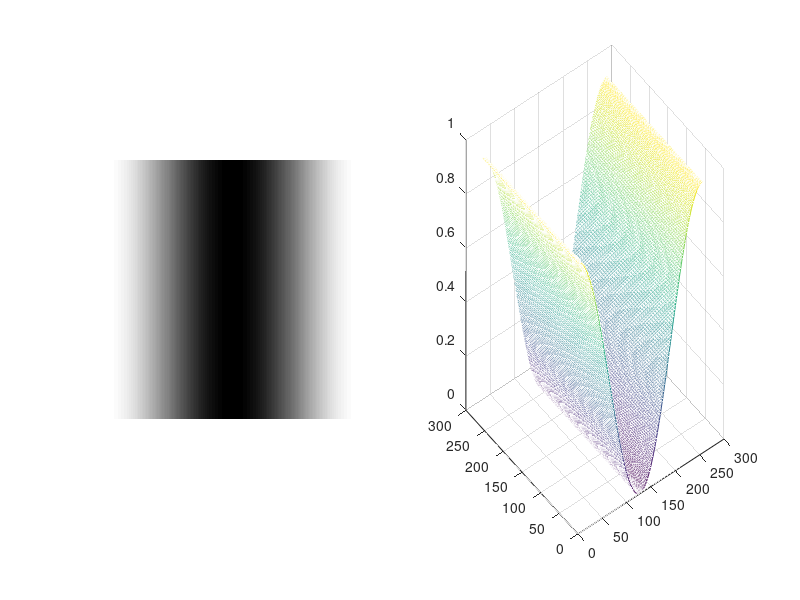

Here is the MATLAB script that generated this plot: (Note: this script raises an error after producing the figure.)
%% Exercício I.1

h{1} = [0, -1, 1; -1, 4, -1; 0, -1, 0];
h{2} = [ 1, 2, 3];
h{3} = [ -1; 3; -2];

centers_h = [2, 2; 2, 1; 1, 2];

x = [2, 5, 3; 1, 4, 1];


center_x = [1, 1];

for i = 1:size(h, 2)
   y = conv2(x, h{i});
   ax = subplot(1,3,1);
   spy(x);
   title('Sinal')
   ah = subplot(1,3,2);
   spy(h{i});
   hold on;
   plot(centers_h(i,1), centers_h(i,2), 'or', 'MarkerSize',10);
   hold off;
   title('Filtro')
   ay = subplot(1,3,3);
   spy(y);
   hold on;
   plot(centers_h(i,1), centers_h(i,2), 'or', 'MarkerSize',10);
   hold off;
   title('Sinal Filtrado')
   linkaxes([ax, ah, ay], 'xy')
   pause;
end
close all;

disp("Exercício I.1:");
disp("Primeiro, nota-se que o centro do sinal filtrado estará deslocado ");
disp("igual a soma dos deslocamentos dos centros do sinal de entrada com");
disp("o do filtro utilizado.");
disp("");
disp("");
disp("");
disp("");

%% Exercício I.2

X = [0, 0, 0, 0, 0, 0, 0;
     1, 1, 1, 1, 0, 0, 0;
     0, 1, 1, 1, 1, 0, 0;
     0, 0, 1, 1, 1, 1, 0;
     0, 0, 0, 0, 0, 0, 0];
 
H = [0, 1, 0, 0, 0;
     0, 1, 0, 0, 0;
     0, 1, 1, 0, 0;
     0, 1, 1, 0, 0;
     0, 1, 1, 0, 0;
     0, 1, 1, 1, 0;
     0, 0, 0, 0, 0];
 
y = conv2(X, H);
ax = subplot(1,3,1);
spy(X);
title('Sinal')
ah = subplot(1,3,2);
spy(H);
title('Filtro')
ay = subplot(1,3,3);
spy(y);
title('Sinal Filtrado')
linkaxes([ax, ah, ay], 'xy')
pause;
close all;

%% Exercício II.1
format long;
[M,N] = meshgrid(1:256, 1:256);

values = [0, 256;
          0, 150;
          0, 64*sqrt(2);
          0, 64;
          90, 25;
          90, 16*sqrt(2);
          90, 10;
          90, 4;
          90, 2;
          90, 1;
          45, 32;
          45, 32*sqrt(2);
          30, 16;
          70, 4]*[pi/180, 0;0, 1];
      
g = @(theta, d) 0.5 + 0.5*cos(2*pi*M*cos(theta)/d + 2*pi*N*sin(theta)/d);

for i = 1:size(values, 1)
   subplot(1,2,1);
   imshow(g(values(i,1), values(i,2)));
   subplot(1,2,2);
   mesh(g(values(i,1), values(i,2)));
   str = sprintf('d = %1.2f; theta = %i', values(i, 2), 180*values(i, 1)/pi);
   suptitle(str);
   pause;
end
close all;

disp("Exercício II.1:");
disp("Para termos um perfil senoidal, devemos ter para um n fixo, que em ");
disp("algum momento o valor da função se repita de acordo com o eixo m. ");
disp("Esse valor, digamos T_m, será o período da função na direção m. Analogamente, ");
disp("T_n é o período no eixo n.");
disp("Desenvolvendo as contas, chegamos em");
disp("I) theta = 0, função não depende de n e T_m = d;");
disp("II) theta = 90, função não depende de m e T_n = d; e");
disp("III) caso contrário: T_m = dk_m/cos(theta) e T_n = dk_n/sin(theta), de modo");
disp("     k_n e k_m são os menos valores inteiros que geram T_n e T_m inteiros, respectivamente.");
disp("Mas repare que do último caso temos que nem sempre isso irá ocorrer");

%% Exercício II.1
format long;
[M,N] = meshgrid(1:256, 1:256);

values = [0, 256;
          0, 150;
          0, 64*sqrt(2);
          0, 64;
          90, 25;
          90, 16*sqrt(2);
          90, 10;
          90, 4;
          90, 2;
          90, 1;
          45, 32;
          45, 32*sqrt(2);
          30, 16;
          70, 4]*[pi/180, 0;0, 1];
      
g = @(theta, d) 0.5 + 0.5*cos(2*pi*M*cos(theta)/d + 2*pi*N*sin(theta)/d);

for i = 1:size(values, 1)
   subplot(1,2,1);
   imshow(g(values(i,1), values(i,2)));
   subplot(1,2,2);
   mesh(g(values(i,1), values(i,2)));
   str = sprintf('d = %1.2f; theta = %i', values(i, 2), 180*values(i, 1)/pi);
   suptitle(str);
   pause;
end
close all;

disp("Exercício II.1:");
disp("Para termos um perfil senoidal, devemos ter para um n fixo, que em ");
disp("algum momento o valor da função se repita de acordo com o eixo m. ");
disp("Esse valor, digamos T_m, será o período da função na direção m. Analogamente, ");
disp("T_n é o período no eixo n.");
disp("Desenvolvendo as contas, chegamos em");
disp("I) theta = 0, função não depende de n e T_m = d;");
disp("II) theta = 90, função não depende de m e T_n = d; e");
disp("III) caso contrário: T_m = dk_m/cos(theta) e T_n = dk_n/sin(theta), de modo");
disp("     k_n e k_m são os menos valores inteiros que geram T_n e T_m inteiros, respectivamente.");
disp("Mas repare que do último caso temos que nem sempre isso irá ocorrer");

%% Exercício II.1
format long;
[M,N] = meshgrid(1:256, 1:256);

values = [0, 256;
          0, 150;
          0, 64*sqrt(2);
          0, 64;
          90, 25;
          90, 16*sqrt(2);
          90, 10;
          90, 4;
          90, 2;
          90, 1;
          45, 32;
          45, 32*sqrt(2);
          30, 16;
          70, 4]*[pi/180, 0;0, 1];
      
g = @(theta, d) 0.5 + 0.5*cos(2*pi*M*cos(theta)/d + 2*pi*N*sin(theta)/d);

for i = 1:size(values, 1)
   subplot(1,3,1);
   imshow(g(values(i,1), values(i,2)));
   subplot(1,3,2);
   mesh(g(values(i,1), values(i,2)));
   subplot(1,3,3);
   a=100*log(abs(fftshift(fft2(g(values(i,1), values(i,2)))))+1);
   imagesc(a); colormap(gray);
   str = sprintf('d = %1.2f; theta = %i', values(i, 2), 180*values(i, 1)/pi);
   suptitle(str);
   pause;
end
close all;

disp("Exercício II.1:");
disp("Para termos um perfil senoidal, devemos ter para um n fixo, que em ");
disp("algum momento o valor da função se repita de acordo com o eixo m. ");
disp("Esse valor, digamos T_m, será o período da função na direção m. Analogamente, ");
disp("T_n é o período no eixo n.");
disp("Desenvolvendo as contas, chegamos em");
disp("I) theta = 0, função não depende de n e T_m = d;");
disp("II) theta = 90, função não depende de m e T_n = d; e");
disp("III) caso contrário: T_m = dk_m/cos(theta) e T_n = dk_n/sin(theta), de modo");
disp("     k_n e k_m são os menos valores inteiros que geram T_n e T_m inteiros, respectivamente.");
disp("Mas repare que do último caso temos que nem sempre isso irá ocorrer");